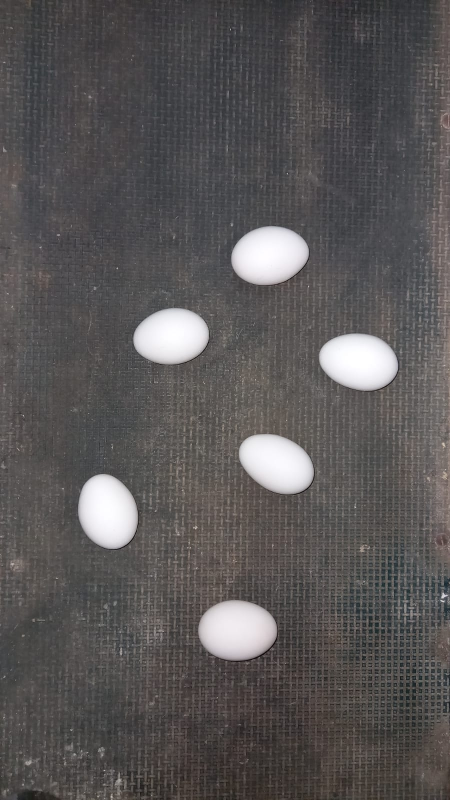
#> input picture eggPic5.jpeg, 900 x 1600 px (shown at 1/2 size)
$ python matan.py
#> lines starting #> are read from the running program, lines starting #| are printed output that depends on the picture; after the words box and inside, x2 and y2 are one past the last pixel; in counts of white or black regions, pixels touching at a corner belong together
import cv2
import cv2
import math
import numpy as np

import numpy as np

# Let's load a simple image with 3 black squares
image = cv2.imread('eggPic5.jpeg')
#> image is the input picture: shape (1600, 900, 3); mean B, G, R 86.1, 86, 88.9

scale_percent = 70  # percent of original size
width = int(image.shape[1] * scale_percent / 100)
#> width = 630
height = int(image.shape[0] * scale_percent / 100)
#> height = 1120
dim = (width, height)
#> dim = (630, 1120)

# resize image
resized = cv2.resize(image, dim, interpolation=cv2.INTER_AREA)
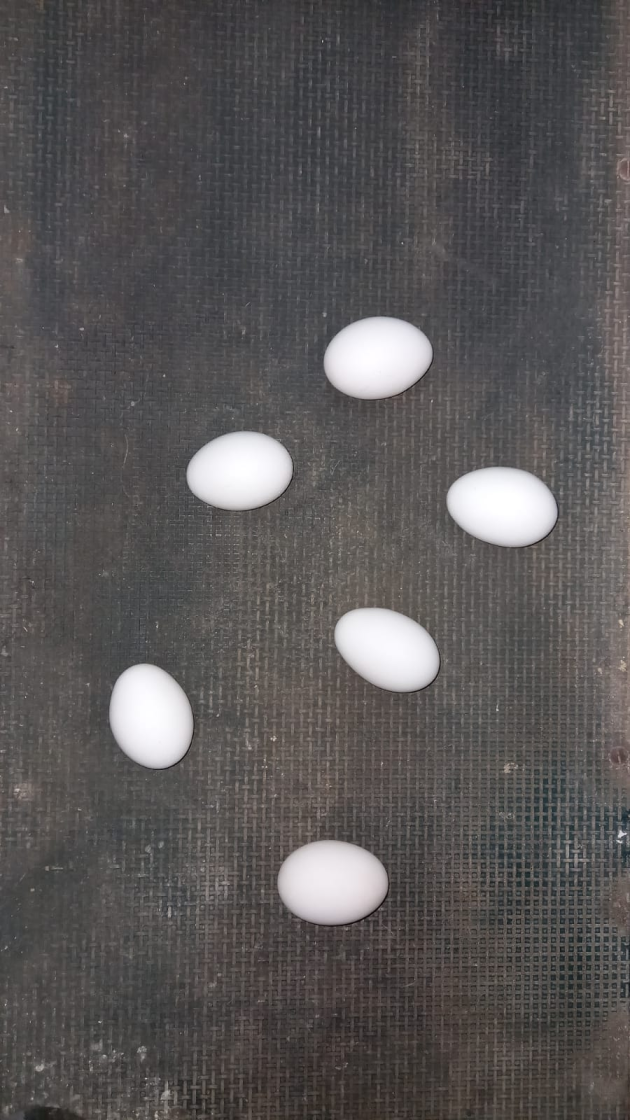
#> resized: shape (1120, 630, 3); mean B, G, R 86.1, 86, 88.9
image=resized
cv2.imshow('no filter', image)
# Grayscale
gray = cv2.cvtColor(image, cv2.COLOR_BGR2GRAY)
cv2.imshow('gray', gray)

ret, thresh = cv2.threshold(gray, 127, 255, cv2.THRESH_TRUNC)
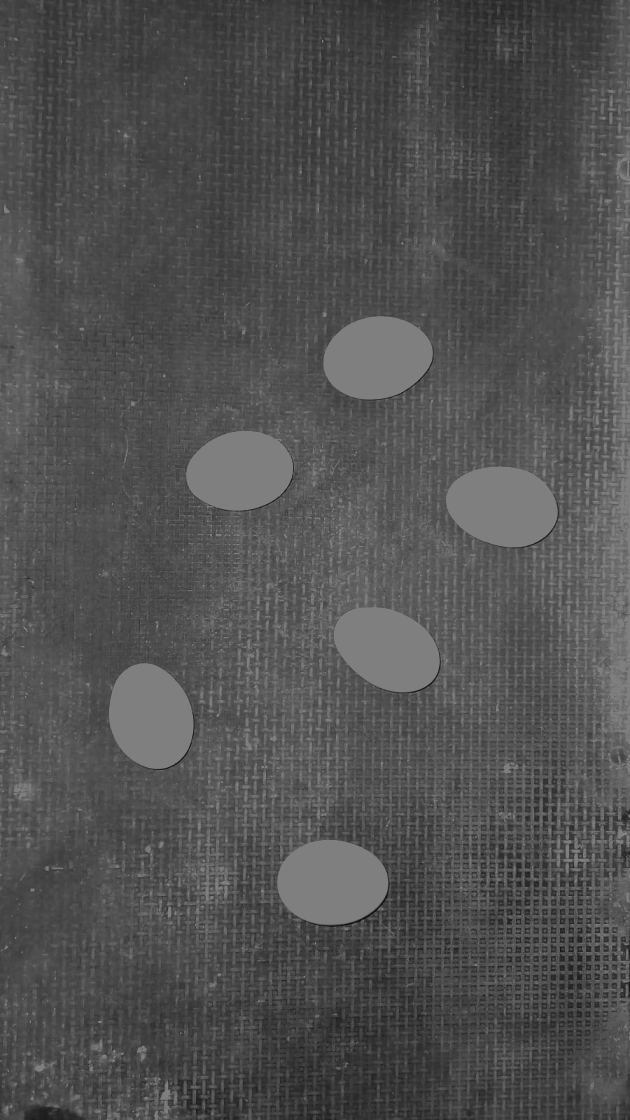
#> thresh: shape (1120, 630); min 11, max 127, mean 81.2
cv2.imshow('thresh', thresh)
blur = cv2.blur(image, (5, 5))

#ret, thresh = cv2.threshold(blur, 127, 255, cv2.THRESH_BINARY)
ret, thresh = cv2.threshold(blur, 127, 255, cv2.THRESH_TRUNC)
#> thresh: shape (1120, 630, 3)


cv2.imshow('thresh binary', thresh)


# Find Canny edges
edged = cv2.Canny(thresh, 30, 200)
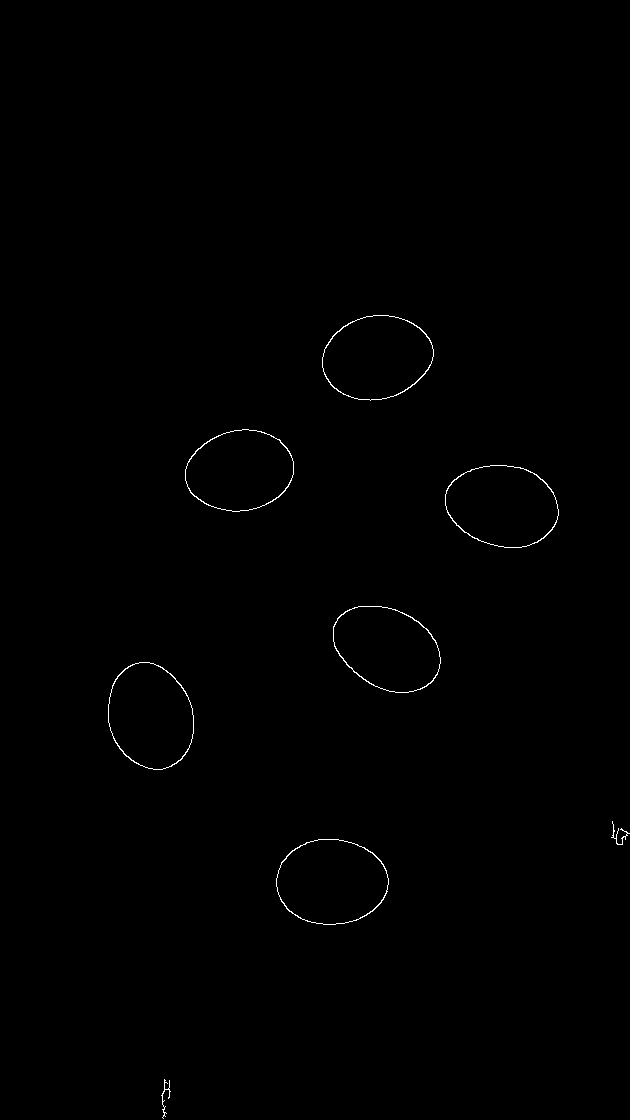
#> edged: shape (1120, 630); 0.32% white in thin lines or dots, all inside (x1, y1, x2, y2) = (108, 315, 630, 1119)


# Finding Contours
# Use a copy of the image e.g. edged.copy()
# since findContours alters the image
contours, hierarchy = cv2.findContours(edged, cv2.RETR_EXTERNAL, cv2.CHAIN_APPROX_NONE)
#> contours = 8 contours, 2 with area under 20; largest, box (x1, y1, x2, y2) and area: (276, 839, 389, 925) 7496, (322, 315, 434, 401) 7236, (445, 465, 559, 548) 7228, (108, 662, 194, 770) 7100, (333, 606, 441, 693) 6934, (185, 429, 294, 512) 6828

#run all rhe close contors

x_list=[]
y_list=[]

for i in range(len(contours)):
    cnt = contours[i]
    if(cv2.contourArea(cnt)>1500):#fillter the worng shape

        M = cv2.moments(cnt)#find data of countor
        cx = int( M['m10']/M['m00'])#center of area
        cy = int(M['m01']/M['m00'])#center of area
        x_list.append(cx)
        y_list.append(cy)
        ellipse = cv2.fitEllipse(cnt)
        image = cv2.ellipse(image,ellipse,(0,0,255),5)# create ellipse around circle
        angl=math.pi-ellipse[2]*math.pi/180# create cast for the coordienate system and convert to radian
        line_length=100
        cx2=int(cx + line_length * np.sin(angl))# x end point line
        cy2=int(cy + line_length * np.cos(angl))# y end point line
        image=cv2.line(image, (cx,cy), (cx2,cy2),(0,0,255),4)# create angle line on image
        cv2.putText(image, str((cx,cy)),(cx,cy), cv2.FONT_HERSHEY_SIMPLEX, 1, (0, 200, 255), 2, cv2.LINE_AA)
        cv2.putText(image, "angle: "+str(round(ellipse[2], 2)),(cx-20,cy+50), cv2.FONT_HERSHEY_SIMPLEX, 1, (0,200, 255), 2, cv2.LINE_AA)
        image = cv2.circle(image, (cx,cy), 3, (0,0,255),3)# create point in centroid
#> this loop made 8 passes
#> (cx, cy, ellipse, angl, cx2, cy2) on passes 2, 4, 5, 6, 7, 8: (331, 881, ((331.3, 881.5), (85.28, 112), 90.13), 1.57, 430, 881), (150, 715, ((150.3, 716), (83.41, 108.5), 163.5), 0.288, 178, 810), (386, 648, ((386.8, 648.1), (77.62, 113.9), 117.3), 1.09, 474, 693), (502, 505, ((502.2, 505.5), (80.92, 113.9), 100.4), 1.39, 600, 522), (239, 470, ((239.6, 470.3), (80.04, 108.7), 81.27), 1.72, 337, 454), (376, 357, ((376.7, 357.1), (82.99, 111.2), 78.8), 1.77, 474, 337)
#> pass 2, `image = cv2.ellipse(image,ellipse,(0,0,255),5)# create ellipse around ..`:
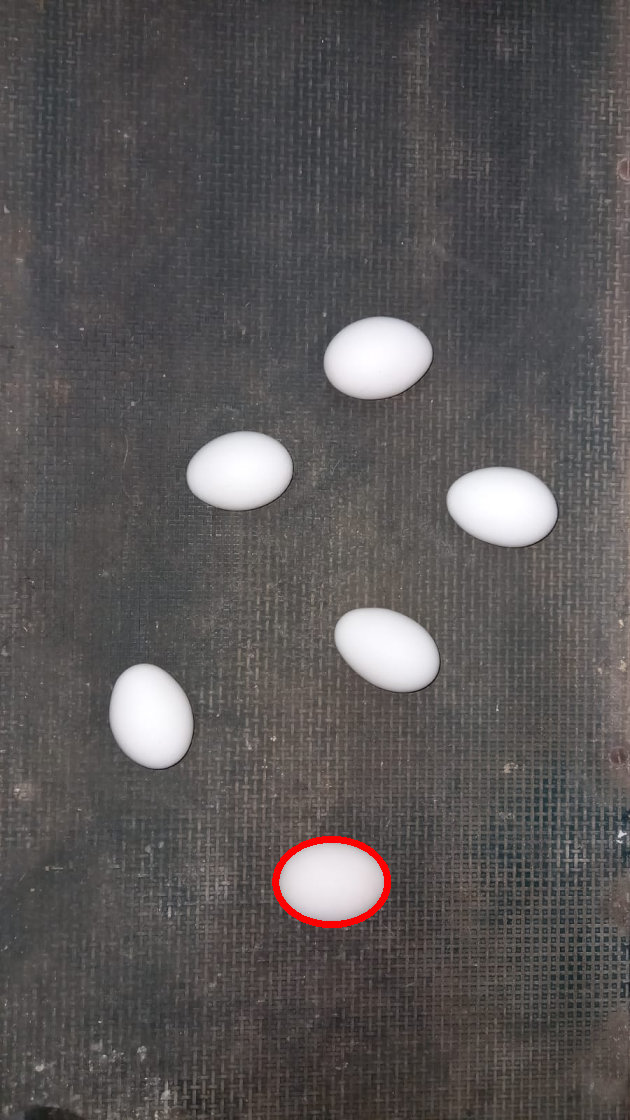
#> image: shape (1120, 630, 3); 0.31% of pixels changed, all inside (x1, y1, x2, y2) = (272, 836, 391, 928)
#> pass 2, `image = cv2.circle(image, (cx,cy), 3, (0,0,255),3)# create point in ce..`:
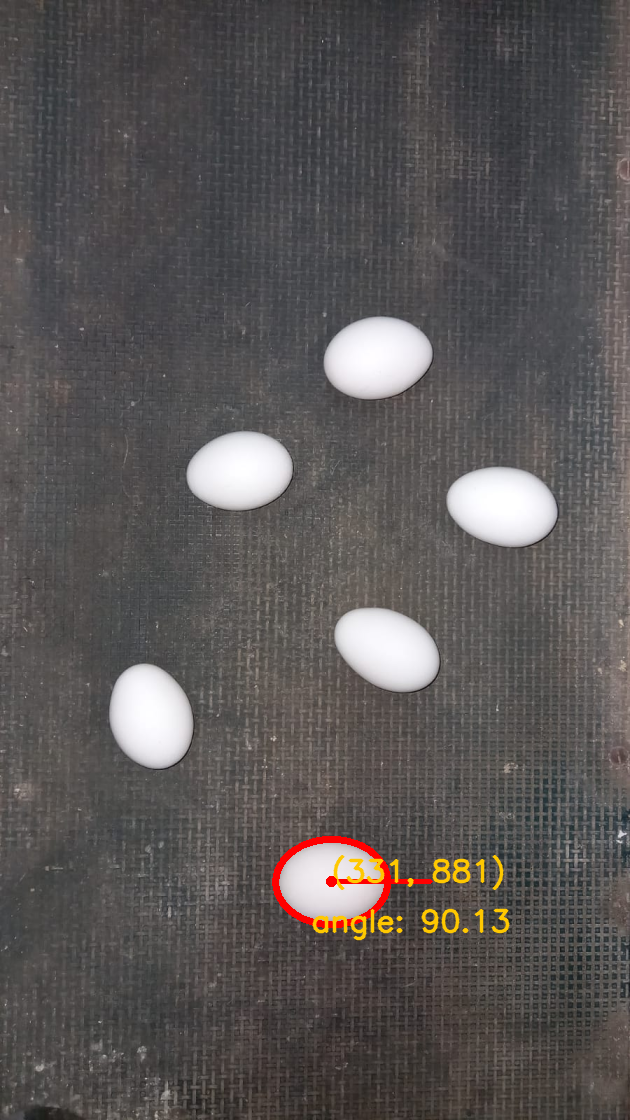
#> image: shape (1120, 630, 3); mean B, G, R 85.3, 86.1, 89.9
#> after the loop:
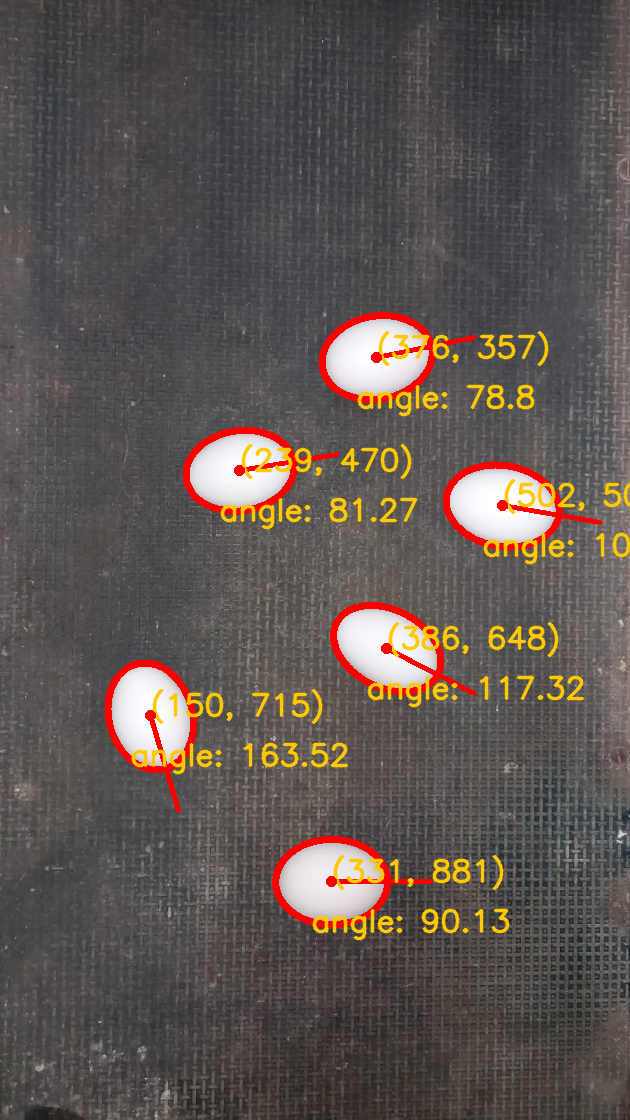
#> image: shape (1120, 630, 3); 4.32% of pixels changed, all inside (x1, y1, x2, y2) = (104, 312, 630, 813)
#> after the loop, x_list = [331, 150, 386, 502, 239, 376]; y_list = [881, 715, 648, 505, 470, 357]
print(x_list)
#| [331, 150, 386, 502, 239, 376]
print(max(x_list))
#| 502
print(x_list[1])
#| 150


#print("cos (0) = " + str(np.cos(0)))
#print("Number of Contours found = " + str(len(contours)))

# Draw all contours
# -1 signifies drawing all contours, else draw not all contor
cv2.drawContours(image, contours,-1, (0, 255, 0), 3)
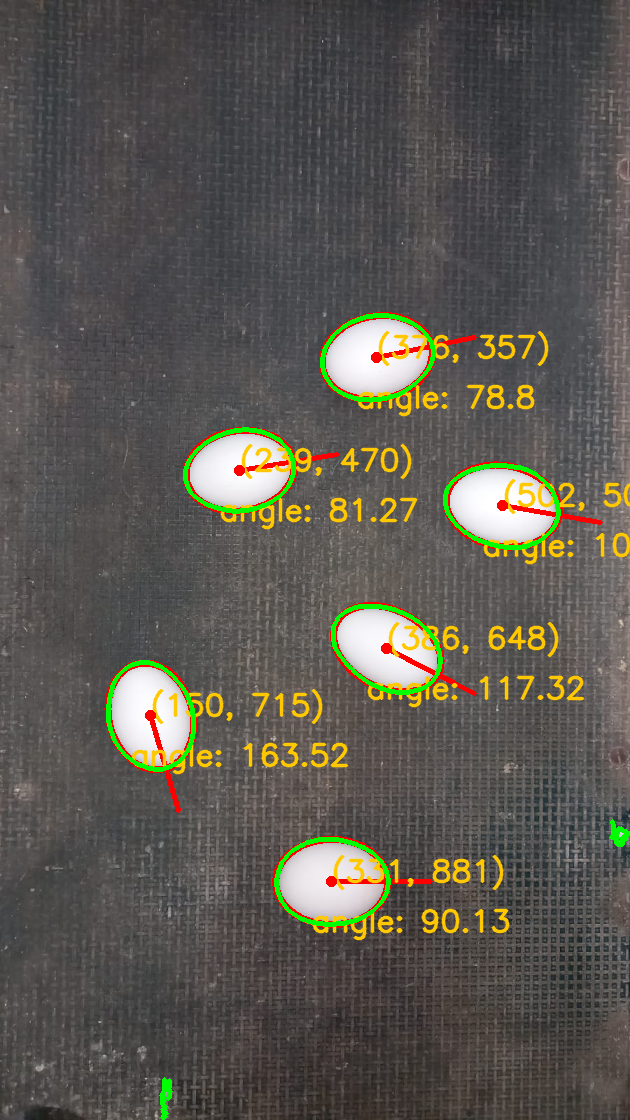
#> image: shape (1120, 630, 3); 1.27% of pixels changed, all inside (x1, y1, x2, y2) = (106, 313, 630, 1120)

cv2.imshow('Contours', image)
cv2.waitKey(0)
cv2.destroyAllWindows()

$ run again, with eggPic3.jpg copied over eggPic5.jpeg
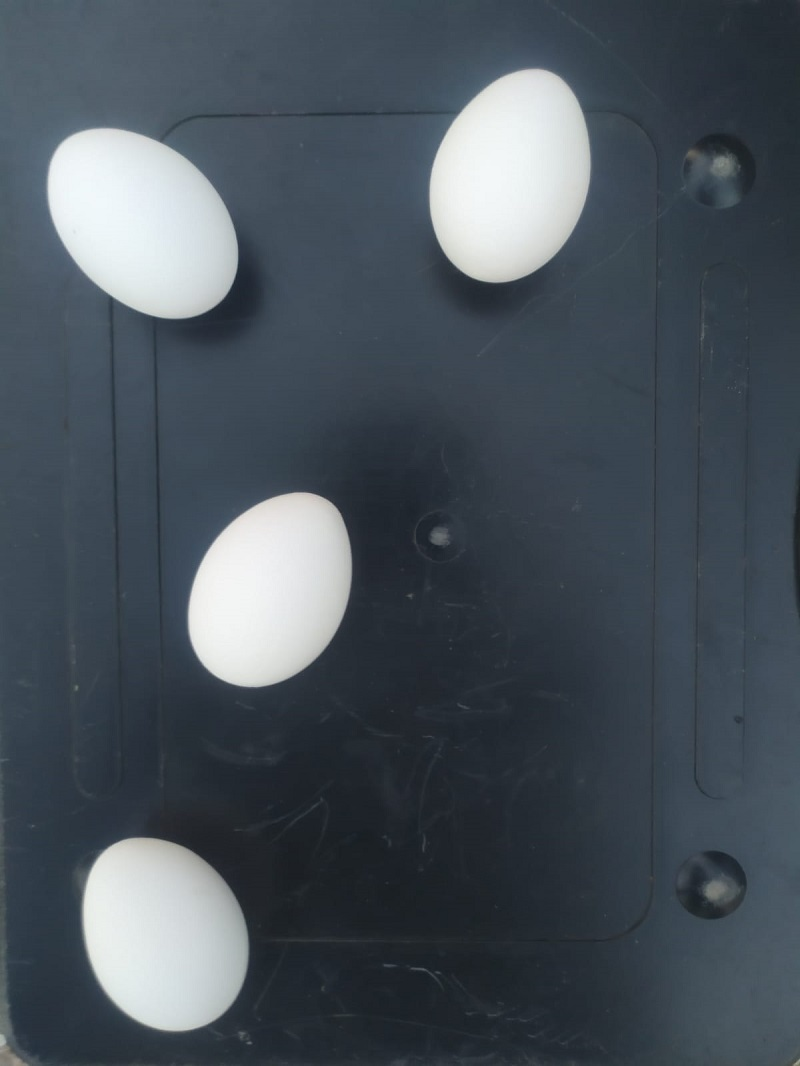
#> input picture eggPic3.jpg, 800 x 1066 px
#> image is the input picture: shape (1066, 800, 3); mean B, G, R 91.4, 82.7, 73.3
#> `edged = cv2.Canny(thresh, 30, 200)`:
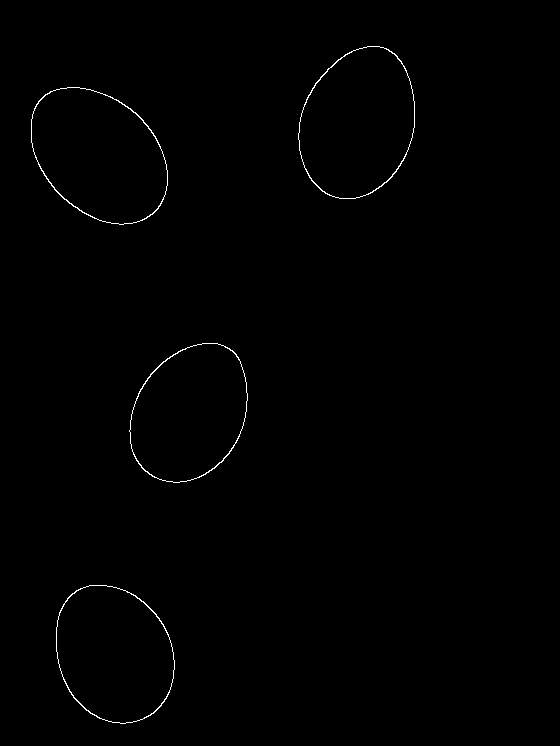
#> edged: shape (746, 560); 0.46% white in thin lines or dots, all inside (x1, y1, x2, y2) = (31, 46, 415, 724)
#> contours = 4 contours; box (x1, y1, x2, y2) and area: (31, 87, 168, 225) 13830, (298, 46, 415, 199) 13582, (56, 585, 175, 724) 12754, (129, 343, 248, 483) 12494
#> the loop `for i in range(len(contours)):` made 4 passes
#> (cx, cy, ellipse, angl, cx2, cy2) on passes 1 to 4: (113, 653, ((113.8, 653.7), (112.9, 143.8), 155), 0.437, 155, 743), (189, 412, ((189.1, 413), (108, 147.4), 28.57), 2.64, 236, 324), (98, 154, ((98.69, 155), (110.7, 159.1), 134.6), 0.792, 169, 224), (357, 123, ((357.2, 123.1), (111.4, 155.5), 17.74), 2.83, 387, 27)
#> after the loop `for i in range(len(contours)):`: x_list = [113, 189, 98, 357]; y_list = [653, 412, 154, 123]
#| [113, 189, 98, 357]
#| 357
#| 189
#> `cv2.drawContours(image, contours,-1, (0, 255, 0), 3)`:
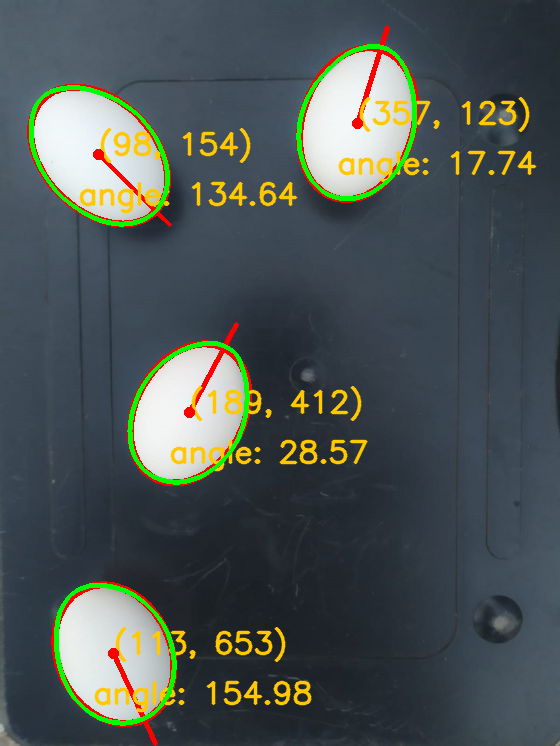
#> image: shape (746, 560, 3); mean B, G, R 84, 85.6, 77.1
